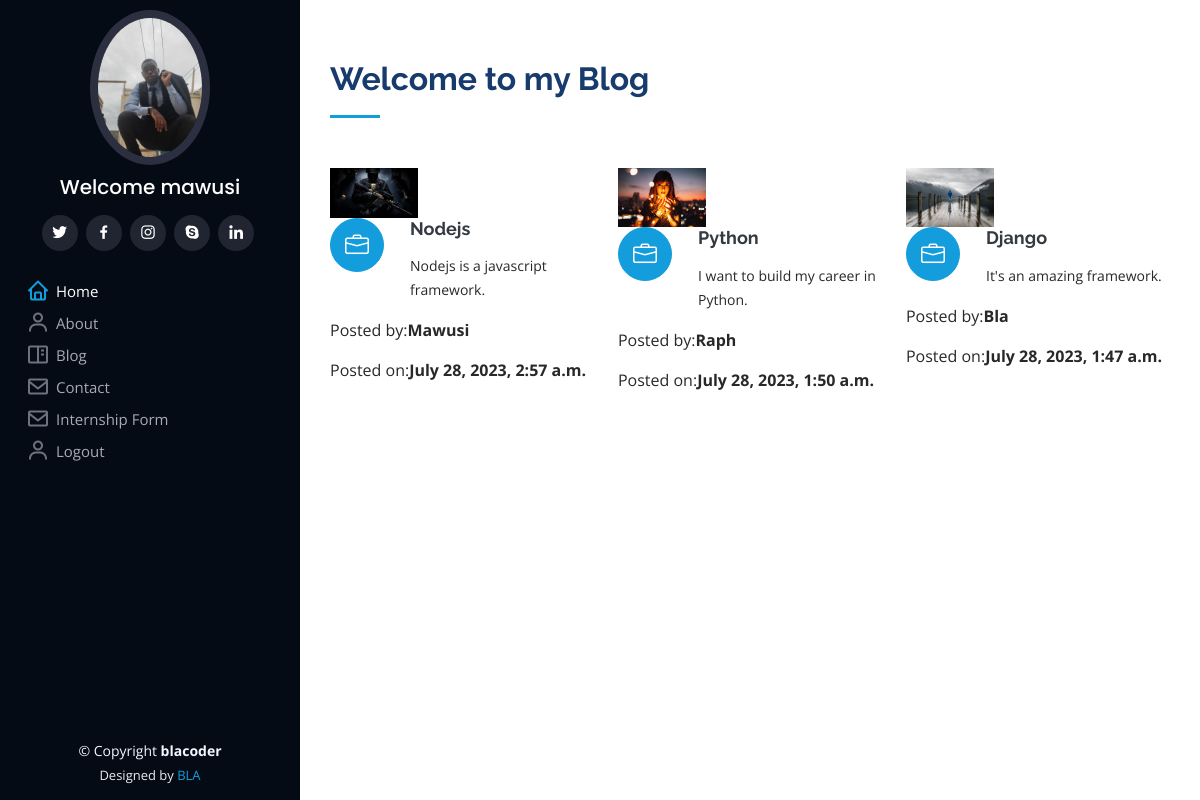
The app's page /blog (signed in) with its own data.
### portfolio/models.py (models this page shows, shortened)
class Blogs(models.Model):
    title = models.CharField(max_length=60)
    description = models.TextField()
    authname = models.CharField(max_length=25)
    img = models.ImageField(upload_to='blog',blank=True, null=True)
    timeStamp = models.DateTimeField(auto_now_add=True, blank=True)

### portfolio/views.py (the view)
# urls.py: path('blog', views.handleblog, name='blog'),
def handleblog(request):
    posts = Blogs.objects.all()
    context = {"posts":posts}
    return render(request, 'blog.html',context)

### templates/blog.html (shortened to what this page needs)
{% extends 'base.html' %}
{% block body %}
{% load static %}
<section id="services" class="services">
    <div class="container">
      <div class="section-title">
        <h2>Welcome to my Blog</h2>
      </div>
      <div class="row">
{% for post in posts reversed  %}
        <div class="col-lg-4 col-md-6 icon-box" data-aos="fade-up">
            <div class="col-lg-4" data-aos="fade-right">
                <img src="{{ post.img.url }}" class="img-fluid" alt="no-image">
              </div>
          <div class="icon"><i class="bi bi-briefcase"></i></div>
          <h4 class="title"><a href="">{{post.title}}</a></h4>
          <p class="description">{{post.description}}</p>
          <p>Posted by:<b>{{post.authname}}</b></p>
          <p>Posted on:<b>{{post.timeStamp}}</b></p>
        </div>
{% endfor %}
      </div>
    </div>
  </section>
{% endblock body %}

### templates/base.html (shortened to what this page needs)
{% load static %}
<!DOCTYPE html>
<html lang="en">
<head>
    <meta-charset="utf-8" />
  <link href="{% static 'assets/vendor/aos/aos.css' %}" rel="stylesheet">
  <link href="{% static 'assets/vendor/bootstrap/css/bootstrap.min.css' %}" rel="stylesheet">
  <link href="{% static 'assets/vendor/bootstrap-icons/bootstrap-icons.css' %}" rel="stylesheet">
  <link href="{% static 'assets/vendor/boxicons/css/boxicons.min.css' %}" rel="stylesheet">
  <link href="{% static 'assets/vendor/glightbox/css/glightbox.min.css' %}" rel="stylesheet">
  <link href="{% static 'assets/vendor/swiper/swiper-bundle.min.css' %}" rel="stylesheet">
  <link href="{% static 'assets/css/style.css' %}" rel="stylesheet">
</head>
<body>
  <header id="header">
    <div class="d-flex flex-column">
      <div class="profile">
        <img src="{% static 'assets/img/Raph.jpg' %}" alt="" class="img-fluid rounded-circle">
        <h1 class="text-light"><a href="index.html">Welcome {{user.username}}</a></h1>
        <div class="social-links mt-3 text-center">
          <a href="#" class="twitter" title="twitter"><i class="bx bxl-twitter"></i></a>
          <a href="#" class="facebook" title="facebook"><i class="bx bxl-facebook"></i></a>
          <a href="#" class="instagram" title="instagram"><i class="bx bxl-instagram"></i></a>
          <a href="#" class="google-plus" title="google-plus"><i class="bx bxl-skype"></i></a>
          <a href="#" class="linkedin" title="linkedin"><i class="bx bxl-linkedin"></i></a>
        </div>
      </div>
      <nav id="navbar" class="nav-menu navbar">
        <ul>
          <li><a href="/" class="nav-link scrollto active"><i class="bx bx-home"></i> <span>Home</span></a></li>
          <li><a href="/about" class="nav-link scrollto "><i class="bx bx-user"></i> <span>About</span></a></li>
          <li><a href="/blog" class="nav-link scrollto"><i class="bx bx-book-content"></i> <span>Blog</span></a></li>
          <li><a href="/contact" class="nav-link scrollto"><i class="bx bx-envelope"></i> <span>Contact</span></a></li>
          <li><a href="/internshipdetails" class="nav-link scrollto"><i class="bx bx-envelope"></i> <span>Internship Form</span></a></li>
          {% if not request.user.is_authenticated %}
          <li><a href="/auth/signup" class="nav-link scrollto"><i class="bx bx-user"></i> <span>SignUP</span></a></li>
          <li><a href="/auth/login" class="nav-link scrollto"><i class="bx bx-user"></i> <span>Login</span></a></li>
          {% else %}
          <li><a href="/auth/logout" class="nav-link scrollto"><i class="bx bx-user"></i> <span>Logout</span></a></li>
          {% endif %}
        </ul>
      </nav>
    </div>
  </header>
  <main id="main">
{% block body %}{% endblock body %}
  </main>
  <footer id="footer">
    <div class="container">
      <div class="copyright">
        &copy; Copyright <strong><span>blacoder</span></strong>
      </div>
      <div class="credits">
        Designed by <a href="#">BLA</a>
      </div>
    </div>
  </footer>
</body>
</html>

### static/assets/css/style.css (style rules this page uses)
body { font-family: "Open Sans", sans-serif; color: #272829; }
a { color: #149ddd; text-decoration: none; }
h1, h2, h3, h4, h5, h6 { font-family: "Raleway", sans-serif; }
#header { position: fixed; top: 0; left: 0; bottom: 0; width: 300px; transition: all ease-in-out 0.5s; z-index: 9997; transition: all 0.5s; padding: 0 15px; background: #040b14; overflow-y: auto; }
#header .profile img { margin: 10px auto; display: block; width: 120px; border: 8px solid #2c2f3f; }
#header .profile h1 { font-size: 20px; margin: 0; padding: 0; font-weight: 500; -moz-text-align-last: center; text-align-last: center; font-family: "Poppins", sans-serif; }
#header .profile h1 a, #header .profile h1 a:hover { color: #fff; text-decoration: none; }
#header .profile .social-links a { font-size: 18px; display: inline-block; background: #212431; color: #fff; line-height: 1; padding: 8px 0; margin-right: 4px; border-radius: 50%; text-align: center; width: 36px; height: 36px; transition: 0.3s; }
#main { margin-left: 300px; }
.container, .container-fluid { padding-left: 30px; padding-right: 30px; }
.nav-menu { padding: 30px 0 0 0; }
.nav-menu * { margin: -1px; padding: 0; list-style: none; }
.nav-menu>ul>li { position: relative; white-space: nowrap; }
.nav-menu a, .nav-menu a:focus { display: flex; align-items: center; color: #a8a9b4; padding: 1.5px 15px; margin-bottom: 8px; transition: 0.3s; font-size: 15px; }
.nav-menu a i, .nav-menu a:focus i { font-size: 24px; padding-right: 8px; color: #6f7180; }
.nav-menu a:hover, .nav-menu .active, .nav-menu .active:focus, .nav-menu li:hover>a { text-decoration: none; color: #fff; }
.nav-menu a:hover i, .nav-menu .active i, .nav-menu .active:focus i, .nav-menu li:hover>a i { color: #149ddd; }
section { padding: 60px 0; overflow: hidden; }
.section-title { padding-bottom: 30px; }
.section-title h2 { font-size: 32px; font-weight: bold; margin-bottom: 20px; padding-bottom: 20px; position: relative; color: #173b6c; }
.section-title h2::after { content: ""; position: absolute; display: block; width: 50px; height: 3px; background: #149ddd; bottom: 0; left: 0; }
.services .icon-box { margin-bottom: 20px; }
.services .icon { float: left; display: flex; align-items: center; justify-content: center; width: 54px; height: 54px; background: #149ddd; border-radius: 50%; transition: 0.5s; border: 1px solid #149ddd; }
.services .icon i { color: #fff; font-size: 24px; line-height: 0; }
.services .title { margin-left: 80px; font-weight: 700; margin-bottom: 15px; font-size: 18px; }
.services .title a { color: #343a40; }
.services .description { margin-left: 80px; line-height: 24px; font-size: 14px; }
#footer { padding: 15px; color: #f4f6fd; font-size: 14px; position: fixed; left: 0; bottom: 0; width: 300px; z-index: 9999; background: #040b14; }
#footer .copyright { text-align: center; }
#footer .credits { padding-top: 5px; text-align: center; font-size: 13px; color: #eaebf0; }

### records on screen
Blogs: img (picture), title "Nodejs", description "Nodejs is a javascript framework.", authname "Mawusi", timeStamp "July 28, 2023, 2:57 a.m."
Blogs: img (picture), title "Python", description "I want to build my career in Python.", authname "Raph", timeStamp "July 28, 2023, 1:50 a.m."
Blogs: img (picture), title "Django", description "It's an amazing framework.", authname "Bla", timeStamp "July 28, 2023, 1:47 a.m."

### other values on screen
{{ user.username }} "mawusi"
